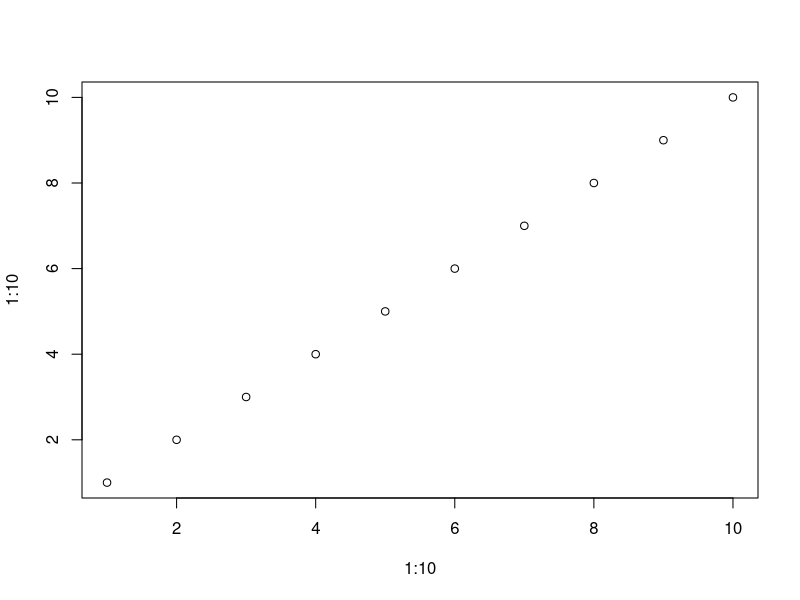
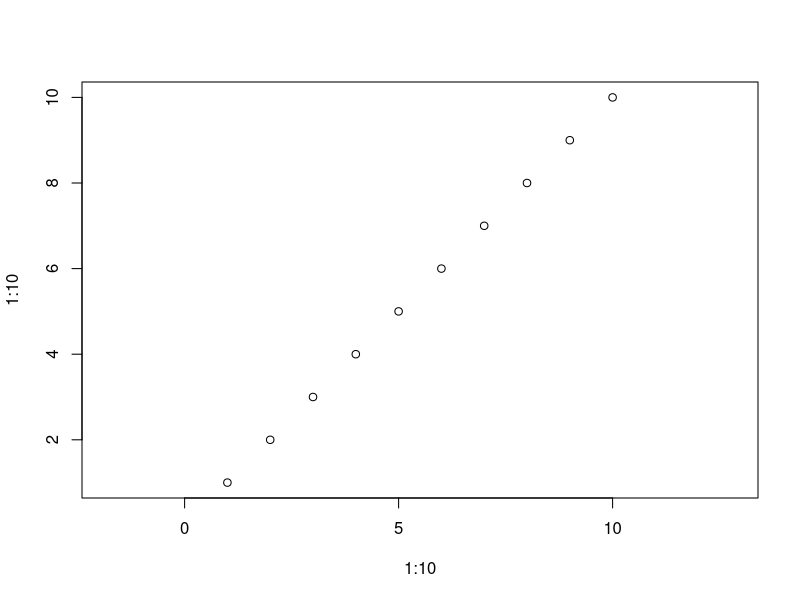
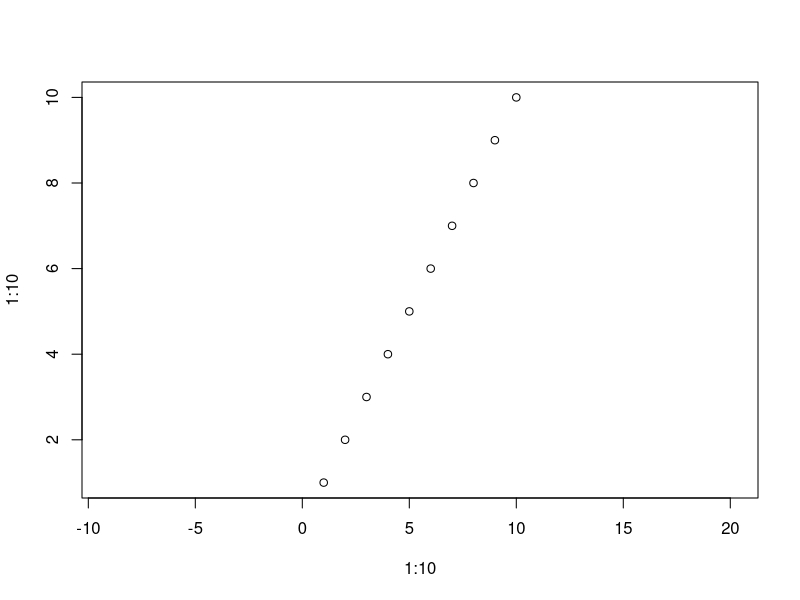
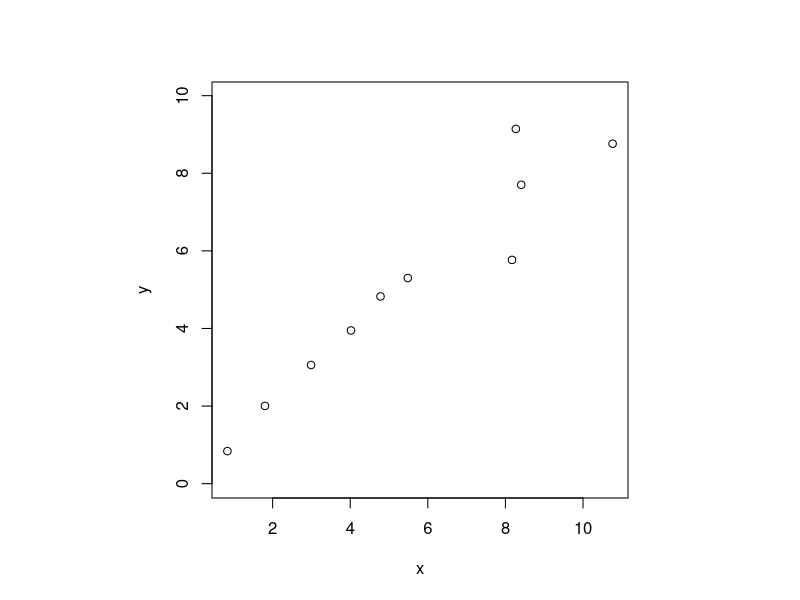
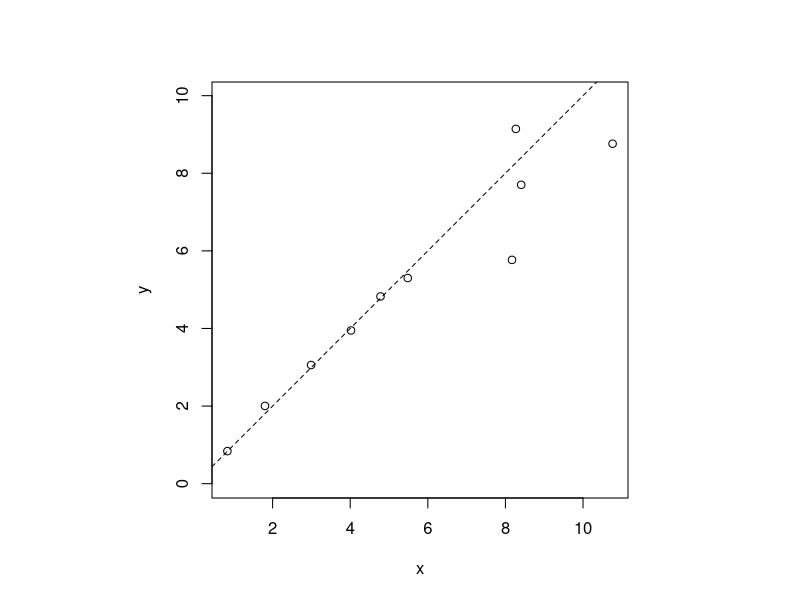

Reproduce these figures in R, in order.
## ---- chunk 1
plot(1:10, 1:10) # default aspect ratio
plot(1:10, 1:10, asp = 1) # aspect ratio 1:1
## ---- chunk 2
plot(1:10, 1:10, asp = 2)
## ---- chunk 3
par(pty = "s") # set the plot region to a square

x <- rnorm(10, mean = 1, sd = 0.1) * 1:10
y <- rnorm(10, mean = 1, sd = 0.1) * 1:10

plot(x, y, asp = 1)
plot(x, y, asp = 1)
abline(0, 1, lty = 2)

par(pty = "m") # restore the plot region setting
